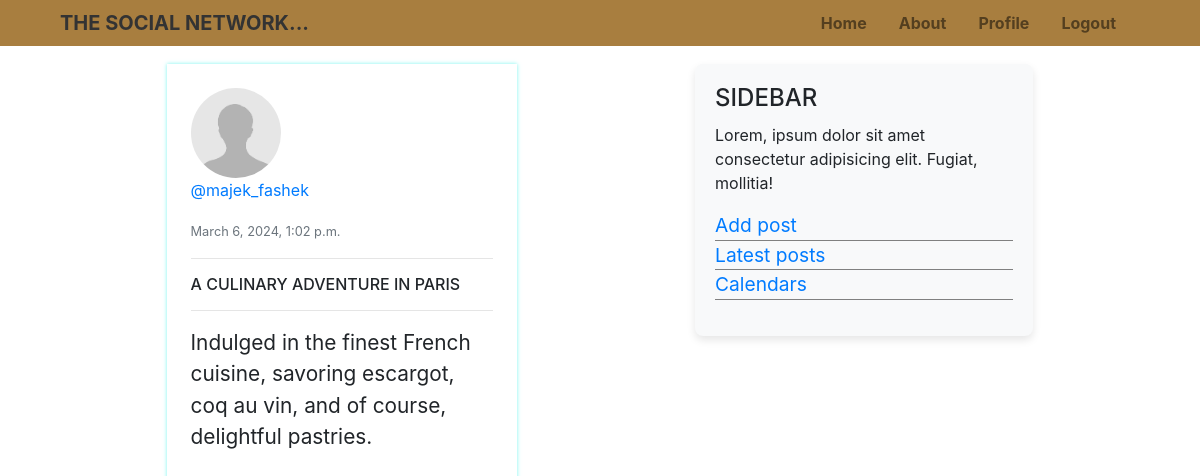
Screenshot of /post/2/details (signed in) with the database file from the repository.
### blogapp/models.py (models this page shows, shortened)
class Post(models.Model):
    title = models.CharField(max_length=100)
    content = models.TextField()
    date_posted = models.DateTimeField(default=timezone.now) #uses the system timezone settings
    author = models.ForeignKey(User, on_delete=models.CASCADE)

### users/models.py (models this page shows, shortened)
class Profile(models.Model):
    user = models.OneToOneField(User,on_delete=models.CASCADE)
    image = models.ImageField(default='default.png', upload_to='profile_pics')

### blogapp/views.py (the view)
# urls.py: path("post/<int:pk>/details", views.PostDetail.as_view(), name='post-detail'),      # TO VIEW FULL DETAILS ABOUT ANY POST
class PostDetail(LoginRequiredMixin, DetailView):
    model = Post
    template_name = 'blogapp/post_details.html'
    context_object_name = 'post'

### blogapp/templates/blogapp/post_details.html (shortened to what this page needs)
{% extends 'blogapp/index.html'%}
{% block content%}
    <div class="post-details">
        <img src="{{post.author.profile.image.url}}" alt="dp" class="rounded-circle dp">
        <div class="media-body">
            <p class="author"><a href="{% url 'blog-profile' post.author post.author.profile.pk %}" class="author">@{{post.author}}</a></p>
            <small class="text-muted">
                {{post.date_posted}}
            </small>
        </div>
        <hr>
        <h4 class="post-title">{{post.title}}</h4>
        <hr>
        <p class="post-content">{{post.content}}</p>
    </div>
{% endblock content %}

### blogapp/static/css/index.css (style rules this page uses)
* { padding: 0; margin: 0; box-sizing: border-box; }
.dp { width: 90px; height: 90px; }
.post-title { text-transform: uppercase; font-size: 1rem; }
.post-content { font-size: 1.3rem; }
.post-details { width: 350px; box-shadow: 0 0 4px rgb(122, 245, 239); padding: 1.5rem; }

### rows the page displays
Post: author.profile.image (placeholder picture), author "majek_fashek", date_posted "March 6, 2024, 1:02 p.m.", title "A CULINARY ADVENTURE IN PARIS", content "Indulged in the finest French cuisine, savoring escargot, coq au vin, and of course, delightful pastries."
